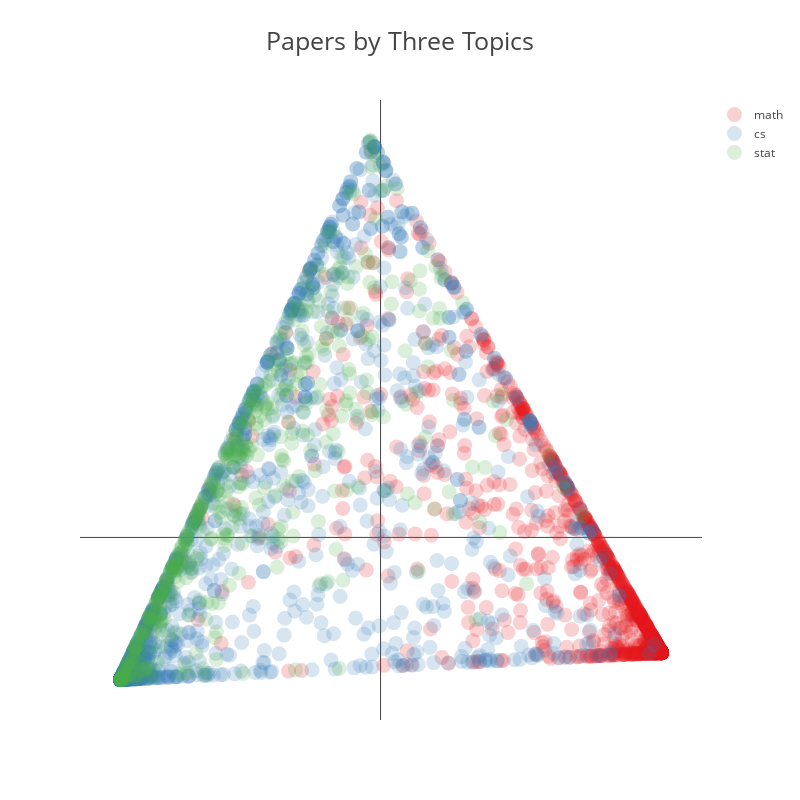

The notebook cell this image was saved under:
### Code cell
pca_plot('Papers by Three Topics')

### Figure 1 — Plotly figure (JSON) as saved in the notebook; plotly's stock layout.template omitted (floating-point values rounded to 4 significant figures; data arrays with more than 128 entries replaced by an {"elided": "..."} marker saying what was removed)
{"data": [{"marker": {"color": "rgb(228,26,28)", "opacity": 0.2, "size": 15}, "mode": "markers", "name": "math", "type": "scatter", "x": {"elided": "1153 str values"}, "y": {"elided": "1153 str values"}}, {"marker": {"color": "rgb(55,126,184)", "opacity": 0.2, "size": 15}, "mode": "markers", "name": "cs", "type": "scatter", "x": {"elided": "1370 str values"}, "y": {"elided": "1370 str values"}}, {"marker": {"color": "rgb(77,175,74)", "opacity": 0.2, "size": 15}, "mode": "markers", "name": "stat", "type": "scatter", "x": {"elided": "486 str values"}, "y": {"elided": "486 str values"}}], "layout": {"autosize": false, "height": 800, "title": "Papers by Three Topics", "titlefont": {"size": 25}, "width": 800, "xaxis": {"showgrid": false, "showticklabels": false, "zeroline": true}, "yaxis": {"showgrid": false, "showticklabels": false, "zeroline": true}}}
